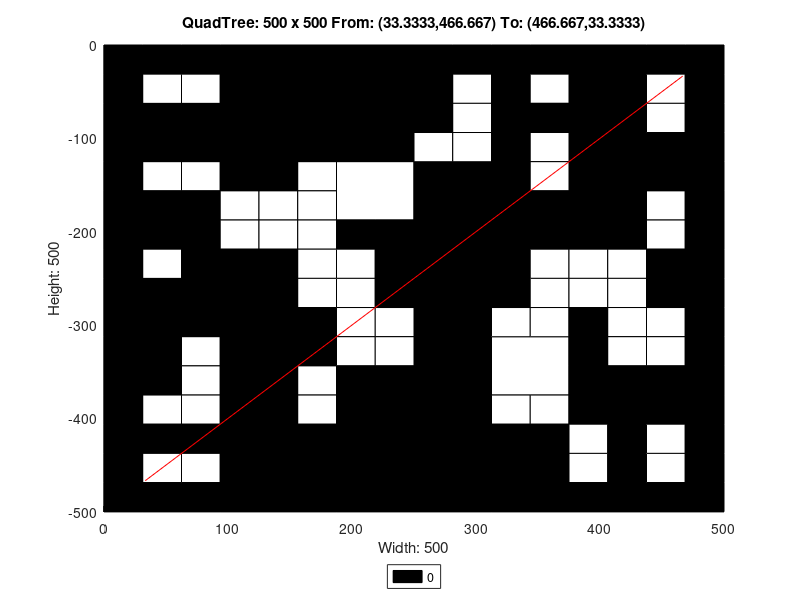

MATLAB code to generate this figure:
axis([0 500 -500 0]);
title('QuadTree: 500 x 500 From: (33.3333,466.667) To: (466.667,33.3333)');
xlabel('Width: 500');
ylabel('Height: 500');
rectangle('Position',[125 -125 125 125], 'FaceColor',[0 0 0]);
rectangle('Position',[0 -125 62.5 62.5], 'FaceColor',[0 0 0]);
rectangle('Position',[62.5 -125 62.5 62.5], 'FaceColor',[0 0 0]);
rectangle('Position',[187.5 -187.5 62.5 62.5], 'FaceColor',[1 1 1]);
rectangle('Position',[375 -62.5 62.5 62.5], 'FaceColor',[0 0 0]);
rectangle('Position',[375 -125 62.5 62.5], 'FaceColor',[0 0 0]);
rectangle('Position',[250 -187.5 62.5 62.5], 'FaceColor',[0 0 0]);
rectangle('Position',[250 -250 62.5 62.5], 'FaceColor',[0 0 0]);
rectangle('Position',[375 -187.5 62.5 62.5], 'FaceColor',[0 0 0]);
rectangle('Position',[0 -312.5 62.5 62.5], 'FaceColor',[0 0 0]);
rectangle('Position',[62.5 -312.5 62.5 62.5], 'FaceColor',[0 0 0]);
rectangle('Position',[0 -375 62.5 62.5], 'FaceColor',[0 0 0]);
rectangle('Position',[187.5 -437.5 62.5 62.5], 'FaceColor',[0 0 0]);
rectangle('Position',[125 -500 62.5 62.5], 'FaceColor',[0 0 0]);
rectangle('Position',[187.5 -500 62.5 62.5], 'FaceColor',[0 0 0]);
rectangle('Position',[250 -312.5 62.5 62.5], 'FaceColor',[0 0 0]);
rectangle('Position',[250 -375 62.5 62.5], 'FaceColor',[0 0 0]);
rectangle('Position',[312.5 -375 62.5 62.5], 'FaceColor',[1 1 1]);
rectangle('Position',[250 -437.5 62.5 62.5], 'FaceColor',[0 0 0]);
rectangle('Position',[250 -500 62.5 62.5], 'FaceColor',[0 0 0]);
rectangle('Position',[312.5 -500 62.5 62.5], 'FaceColor',[0 0 0]);
rectangle('Position',[0 -31.25 31.25 31.25], 'FaceColor',[0 0 0]);
rectangle('Position',[31.25 -31.25 31.25 31.25], 'FaceColor',[0 0 0]);
rectangle('Position',[0 -62.5 31.25 31.25], 'FaceColor',[0 0 0]);
rectangle('Position',[31.25 -62.5 31.25 31.25], 'FaceColor',[1 1 1]);
rectangle('Position',[62.5 -31.25 31.25 31.25], 'FaceColor',[0 0 0]);
rectangle('Position',[93.75 -31.25 31.25 31.25], 'FaceColor',[0 0 0]);
rectangle('Position',[62.5 -62.5 31.25 31.25], 'FaceColor',[1 1 1]);
rectangle('Position',[93.75 -62.5 31.25 31.25], 'FaceColor',[0 0 0]);
rectangle('Position',[0 -156.25 31.25 31.25], 'FaceColor',[0 0 0]);
rectangle('Position',[31.25 -156.25 31.25 31.25], 'FaceColor',[1 1 1]);
rectangle('Position',[0 -187.5 31.25 31.25], 'FaceColor',[0 0 0]);
rectangle('Position',[31.25 -187.5 31.25 31.25], 'FaceColor',[0 0 0]);
rectangle('Position',[62.5 -156.25 31.25 31.25], 'FaceColor',[1 1 1]);
rectangle('Position',[93.75 -156.25 31.25 31.25], 'FaceColor',[0 0 0]);
rectangle('Position',[62.5 -187.5 31.25 31.25], 'FaceColor',[0 0 0]);
rectangle('Position',[93.75 -187.5 31.25 31.25], 'FaceColor',[1 1 1]);
rectangle('Position',[0 -218.75 31.25 31.25], 'FaceColor',[0 0 0]);
rectangle('Position',[31.25 -218.75 31.25 31.25], 'FaceColor',[0 0 0]);
rectangle('Position',[0 -250 31.25 31.25], 'FaceColor',[0 0 0]);
rectangle('Position',[31.25 -250 31.25 31.25], 'FaceColor',[1 1 1]);
rectangle('Position',[62.5 -218.75 31.25 31.25], 'FaceColor',[0 0 0]);
rectangle('Position',[93.75 -218.75 31.25 31.25], 'FaceColor',[1 1 1]);
rectangle('Position',[62.5 -250 31.25 31.25], 'FaceColor',[0 0 0]);
rectangle('Position',[93.75 -250 31.25 31.25], 'FaceColor',[0 0 0]);
rectangle('Position',[125 -156.25 31.25 31.25], 'FaceColor',[0 0 0]);
rectangle('Position',[156.25 -156.25 31.25 31.25], 'FaceColor',[1 1 1]);
rectangle('Position',[125 -187.5 31.25 31.25], 'FaceColor',[1 1 1]);
rectangle('Position',[156.25 -187.5 31.25 31.25], 'FaceColor',[1 1 1]);
rectangle('Position',[125 -218.75 31.25 31.25], 'FaceColor',[1 1 1]);
rectangle('Position',[156.25 -218.75 31.25 31.25], 'FaceColor',[1 1 1]);
rectangle('Position',[125 -250 31.25 31.25], 'FaceColor',[0 0 0]);
rectangle('Position',[156.25 -250 31.25 31.25], 'FaceColor',[1 1 1]);
rectangle('Position',[187.5 -218.75 31.25 31.25], 'FaceColor',[0 0 0]);
rectangle('Position',[218.75 -218.75 31.25 31.25], 'FaceColor',[0 0 0]);
rectangle('Position',[187.5 -250 31.25 31.25], 'FaceColor',[1 1 1]);
rectangle('Position',[218.75 -250 31.25 31.25], 'FaceColor',[0 0 0]);
rectangle('Position',[250 -31.25 31.25 31.25], 'FaceColor',[0 0 0]);
rectangle('Position',[281.25 -31.25 31.25 31.25], 'FaceColor',[0 0 0]);
rectangle('Position',[250 -62.5 31.25 31.25], 'FaceColor',[0 0 0]);
rectangle('Position',[281.25 -62.5 31.25 31.25], 'FaceColor',[1 1 1]);
rectangle('Position',[312.5 -31.25 31.25 31.25], 'FaceColor',[0 0 0]);
rectangle('Position',[343.75 -31.25 31.25 31.25], 'FaceColor',[0 0 0]);
rectangle('Position',[312.5 -62.5 31.25 31.25], 'FaceColor',[0 0 0]);
rectangle('Position',[343.75 -62.5 31.25 31.25], 'FaceColor',[1 1 1]);
rectangle('Position',[250 -93.75 31.25 31.25], 'FaceColor',[0 0 0]);
rectangle('Position',[281.25 -93.75 31.25 31.25], 'FaceColor',[1 1 1]);
rectangle('Position',[250 -125 31.25 31.25], 'FaceColor',[1 1 1]);
rectangle('Position',[281.25 -125 31.25 31.25], 'FaceColor',[1 1 1]);
rectangle('Position',[312.5 -93.75 31.25 31.25], 'FaceColor',[0 0 0]);
rectangle('Position',[343.75 -93.75 31.25 31.25], 'FaceColor',[0 0 0]);
rectangle('Position',[312.5 -125 31.25 31.25], 'FaceColor',[0 0 0]);
rectangle('Position',[343.75 -125 31.25 31.25], 'FaceColor',[1 1 1]);
rectangle('Position',[437.5 -31.25 31.25 31.25], 'FaceColor',[0 0 0]);
rectangle('Position',[468.75 -31.25 31.25 31.25], 'FaceColor',[0 0 0]);
rectangle('Position',[437.5 -62.5 31.25 31.25], 'FaceColor',[1 1 1]);
rectangle('Position',[468.75 -62.5 31.25 31.25], 'FaceColor',[0 0 0]);
rectangle('Position',[437.5 -93.75 31.25 31.25], 'FaceColor',[1 1 1]);
rectangle('Position',[468.75 -93.75 31.25 31.25], 'FaceColor',[0 0 0]);
rectangle('Position',[437.5 -125 31.25 31.25], 'FaceColor',[0 0 0]);
rectangle('Position',[468.75 -125 31.25 31.25], 'FaceColor',[0 0 0]);
rectangle('Position',[312.5 -156.25 31.25 31.25], 'FaceColor',[0 0 0]);
rectangle('Position',[343.75 -156.25 31.25 31.25], 'FaceColor',[1 1 1]);
rectangle('Position',[312.5 -187.5 31.25 31.25], 'FaceColor',[0 0 0]);
rectangle('Position',[343.75 -187.5 31.25 31.25], 'FaceColor',[0 0 0]);
rectangle('Position',[312.5 -218.75 31.25 31.25], 'FaceColor',[0 0 0]);
rectangle('Position',[343.75 -218.75 31.25 31.25], 'FaceColor',[0 0 0]);
rectangle('Position',[312.5 -250 31.25 31.25], 'FaceColor',[0 0 0]);
rectangle('Position',[343.75 -250 31.25 31.25], 'FaceColor',[1 1 1]);
rectangle('Position',[437.5 -156.25 31.25 31.25], 'FaceColor',[0 0 0]);
rectangle('Position',[468.75 -156.25 31.25 31.25], 'FaceColor',[0 0 0]);
rectangle('Position',[437.5 -187.5 31.25 31.25], 'FaceColor',[1 1 1]);
rectangle('Position',[468.75 -187.5 31.25 31.25], 'FaceColor',[0 0 0]);
rectangle('Position',[375 -218.75 31.25 31.25], 'FaceColor',[0 0 0]);
rectangle('Position',[406.25 -218.75 31.25 31.25], 'FaceColor',[0 0 0]);
rectangle('Position',[375 -250 31.25 31.25], 'FaceColor',[1 1 1]);
rectangle('Position',[406.25 -250 31.25 31.25], 'FaceColor',[1 1 1]);
rectangle('Position',[437.5 -218.75 31.25 31.25], 'FaceColor',[1 1 1]);
rectangle('Position',[468.75 -218.75 31.25 31.25], 'FaceColor',[0 0 0]);
rectangle('Position',[437.5 -250 31.25 31.25], 'FaceColor',[0 0 0]);
rectangle('Position',[468.75 -250 31.25 31.25], 'FaceColor',[0 0 0]);
rectangle('Position',[62.5 -343.75 31.25 31.25], 'FaceColor',[1 1 1]);
rectangle('Position',[93.75 -343.75 31.25 31.25], 'FaceColor',[0 0 0]);
rectangle('Position',[62.5 -375 31.25 31.25], 'FaceColor',[1 1 1]);
rectangle('Position',[93.75 -375 31.25 31.25], 'FaceColor',[0 0 0]);
rectangle('Position',[125 -281.25 31.25 31.25], 'FaceColor',[0 0 0]);
rectangle('Position',[156.25 -281.25 31.25 31.25], 'FaceColor',[1 1 1]);
rectangle('Position',[125 -312.5 31.25 31.25], 'FaceColor',[0 0 0]);
rectangle('Position',[156.25 -312.5 31.25 31.25], 'FaceColor',[0 0 0]);
rectangle('Position',[187.5 -281.25 31.25 31.25], 'FaceColor',[1 1 1]);
rectangle('Position',[218.75 -281.25 31.25 31.25], 'FaceColor',[0 0 0]);
rectangle('Position',[187.5 -312.5 31.25 31.25], 'FaceColor',[1 1 1]);
rectangle('Position',[218.75 -312.5 31.25 31.25], 'FaceColor',[1 1 1]);
rectangle('Position',[125 -343.75 31.25 31.25], 'FaceColor',[0 0 0]);
rectangle('Position',[156.25 -343.75 31.25 31.25], 'FaceColor',[0 0 0]);
rectangle('Position',[125 -375 31.25 31.25], 'FaceColor',[0 0 0]);
rectangle('Position',[156.25 -375 31.25 31.25], 'FaceColor',[1 1 1]);
rectangle('Position',[187.5 -343.75 31.25 31.25], 'FaceColor',[1 1 1]);
rectangle('Position',[218.75 -343.75 31.25 31.25], 'FaceColor',[1 1 1]);
rectangle('Position',[187.5 -375 31.25 31.25], 'FaceColor',[0 0 0]);
rectangle('Position',[218.75 -375 31.25 31.25], 'FaceColor',[0 0 0]);
rectangle('Position',[0 -406.25 31.25 31.25], 'FaceColor',[0 0 0]);
rectangle('Position',[31.25 -406.25 31.25 31.25], 'FaceColor',[1 1 1]);
rectangle('Position',[0 -437.5 31.25 31.25], 'FaceColor',[0 0 0]);
rectangle('Position',[31.25 -437.5 31.25 31.25], 'FaceColor',[0 0 0]);
rectangle('Position',[62.5 -406.25 31.25 31.25], 'FaceColor',[1 1 1]);
rectangle('Position',[93.75 -406.25 31.25 31.25], 'FaceColor',[0 0 0]);
rectangle('Position',[62.5 -437.5 31.25 31.25], 'FaceColor',[0 0 0]);
rectangle('Position',[93.75 -437.5 31.25 31.25], 'FaceColor',[0 0 0]);
rectangle('Position',[0 -468.75 31.25 31.25], 'FaceColor',[0 0 0]);
rectangle('Position',[31.25 -468.75 31.25 31.25], 'FaceColor',[1 1 1]);
rectangle('Position',[0 -500 31.25 31.25], 'FaceColor',[0 0 0]);
rectangle('Position',[31.25 -500 31.25 31.25], 'FaceColor',[0 0 0]);
rectangle('Position',[62.5 -468.75 31.25 31.25], 'FaceColor',[1 1 1]);
rectangle('Position',[93.75 -468.75 31.25 31.25], 'FaceColor',[0 0 0]);
rectangle('Position',[62.5 -500 31.25 31.25], 'FaceColor',[0 0 0]);
rectangle('Position',[93.75 -500 31.25 31.25], 'FaceColor',[0 0 0]);
rectangle('Position',[125 -406.25 31.25 31.25], 'FaceColor',[0 0 0]);
rectangle('Position',[156.25 -406.25 31.25 31.25], 'FaceColor',[1 1 1]);
rectangle('Position',[125 -437.5 31.25 31.25], 'FaceColor',[0 0 0]);
rectangle('Position',[156.25 -437.5 31.25 31.25], 'FaceColor',[0 0 0]);
rectangle('Position',[312.5 -281.25 31.25 31.25], 'FaceColor',[0 0 0]);
rectangle('Position',[343.75 -281.25 31.25 31.25], 'FaceColor',[1 1 1]);
rectangle('Position',[312.5 -312.5 31.25 31.25], 'FaceColor',[1 1 1]);
rectangle('Position',[343.75 -312.5 31.25 31.25], 'FaceColor',[1 1 1]);
rectangle('Position',[375 -281.25 31.25 31.25], 'FaceColor',[1 1 1]);
rectangle('Position',[406.25 -281.25 31.25 31.25], 'FaceColor',[1 1 1]);
rectangle('Position',[375 -312.5 31.25 31.25], 'FaceColor',[0 0 0]);
rectangle('Position',[406.25 -312.5 31.25 31.25], 'FaceColor',[1 1 1]);
rectangle('Position',[437.5 -281.25 31.25 31.25], 'FaceColor',[0 0 0]);
rectangle('Position',[468.75 -281.25 31.25 31.25], 'FaceColor',[0 0 0]);
rectangle('Position',[437.5 -312.5 31.25 31.25], 'FaceColor',[1 1 1]);
rectangle('Position',[468.75 -312.5 31.25 31.25], 'FaceColor',[0 0 0]);
rectangle('Position',[375 -343.75 31.25 31.25], 'FaceColor',[0 0 0]);
rectangle('Position',[406.25 -343.75 31.25 31.25], 'FaceColor',[1 1 1]);
rectangle('Position',[375 -375 31.25 31.25], 'FaceColor',[0 0 0]);
rectangle('Position',[406.25 -375 31.25 31.25], 'FaceColor',[0 0 0]);
rectangle('Position',[437.5 -343.75 31.25 31.25], 'FaceColor',[1 1 1]);
rectangle('Position',[468.75 -343.75 31.25 31.25], 'FaceColor',[0 0 0]);
rectangle('Position',[437.5 -375 31.25 31.25], 'FaceColor',[0 0 0]);
rectangle('Position',[468.75 -375 31.25 31.25], 'FaceColor',[0 0 0]);
rectangle('Position',[312.5 -406.25 31.25 31.25], 'FaceColor',[1 1 1]);
rectangle('Position',[343.75 -406.25 31.25 31.25], 'FaceColor',[1 1 1]);
rectangle('Position',[312.5 -437.5 31.25 31.25], 'FaceColor',[0 0 0]);
rectangle('Position',[343.75 -437.5 31.25 31.25], 'FaceColor',[0 0 0]);
rectangle('Position',[375 -406.25 31.25 31.25], 'FaceColor',[0 0 0]);
rectangle('Position',[406.25 -406.25 31.25 31.25], 'FaceColor',[0 0 0]);
rectangle('Position',[375 -437.5 31.25 31.25], 'FaceColor',[1 1 1]);
rectangle('Position',[406.25 -437.5 31.25 31.25], 'FaceColor',[0 0 0]);
rectangle('Position',[437.5 -406.25 31.25 31.25], 'FaceColor',[0 0 0]);
rectangle('Position',[468.75 -406.25 31.25 31.25], 'FaceColor',[0 0 0]);
rectangle('Position',[437.5 -437.5 31.25 31.25], 'FaceColor',[1 1 1]);
rectangle('Position',[468.75 -437.5 31.25 31.25], 'FaceColor',[0 0 0]);
rectangle('Position',[375 -468.75 31.25 31.25], 'FaceColor',[1 1 1]);
rectangle('Position',[406.25 -468.75 31.25 31.25], 'FaceColor',[0 0 0]);
rectangle('Position',[375 -500 31.25 31.25], 'FaceColor',[0 0 0]);
rectangle('Position',[406.25 -500 31.25 31.25], 'FaceColor',[0 0 0]);
rectangle('Position',[437.5 -468.75 31.25 31.25], 'FaceColor',[1 1 1]);
rectangle('Position',[468.75 -468.75 31.25 31.25], 'FaceColor',[0 0 0]);
rectangle('Position',[437.5 -500 31.25 31.25], 'FaceColor',[0 0 0]);
rectangle('Position',[468.75 -500 31.25 31.25], 'FaceColor',[0 0 0]);
X=[466.667,33.3333];
Y=[-33.3333,-466.667];
hold on;
plot(X,Y,'r');
legend('0','Location','southoutside');
